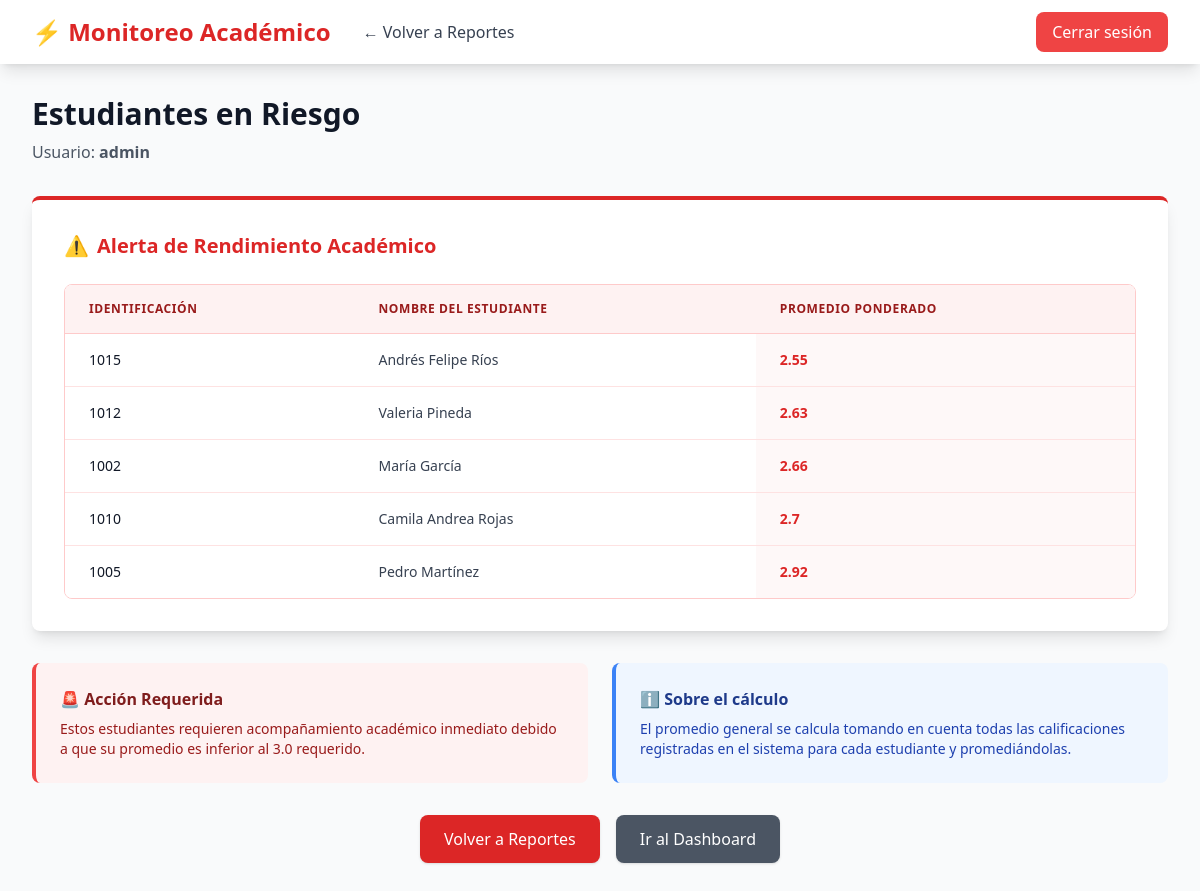
Page /reportes/riesgo (signed in) on the committed database.
### tables this page shows
CREATE TABLE estudiantes (
            id      TEXT PRIMARY KEY,
            nombre  TEXT NOT NULL,
            correo  TEXT NOT NULL UNIQUE
        );

### app.py (the view)
@app.route('/reportes/riesgo')
def reporte_riesgo():
    if 'usuario' not in session:
        return redirect(url_for('login'))
    estudiantes_riesgo = sistema.obtener_estudiantes_en_riesgo()
    return render_template('reporte_riesgo.html',
                         titulo='Estudiantes en Riesgo',
                         estudiantes=estudiantes_riesgo,
                         usuario=session.get('usuario'))

### models/sistema.py (called while the page is built)
    def _get_connection(self):
        conn = sqlite3.connect(self.db_path)
        conn.row_factory = sqlite3.Row
        conn.execute("PRAGMA foreign_keys = ON")
        return conn

    def obtener_estudiantes_en_riesgo(self):
        conn = self._get_connection()
        filas = conn.execute("""
            SELECT e.id, e.nombre, ROUND(AVG(c.nota), 2) AS promedio
            FROM estudiantes e
            JOIN calificaciones c ON e.id = c.estudiante_id
            GROUP BY e.id, e.nombre
            HAVING promedio < 3.0
            ORDER BY promedio ASC
        """).fetchall()
        conn.close()
        return [{"id": f["id"], "nombre": f["nombre"], "promedio": f["promedio"]} for f in filas]

### templates/reporte_riesgo.html (shortened to what this page needs)
<!DOCTYPE html>
<html lang="es">
<head>
    <script src="https://cdn.tailwindcss.com"></script>
</head>
<body class="bg-gray-50">
    <nav class="bg-white shadow-lg">
        <div class="max-w-7xl mx-auto px-4 sm:px-6 lg:px-8">
            <div class="flex justify-between h-16">
                <div class="flex items-center gap-8">
                    <div class="text-2xl font-bold text-red-600">⚡ Monitoreo Académico</div>
                    <a href="/reportes" class="text-gray-700 hover:text-red-600 transition">← Volver a Reportes</a>
                </div>
                <div class="flex items-center">
                    <a href="/logout" class="px-4 py-2 bg-red-500 text-white rounded-lg hover:bg-red-600 transition">Cerrar sesión</a>
                </div>
            </div>
        </div>
    </nav>
    <div class="max-w-7xl mx-auto px-4 sm:px-6 lg:px-8 py-8">
        <h1 class="text-3xl font-bold text-gray-900 mb-2">{{ titulo }}</h1>
        <p class="text-gray-600 mb-8">Usuario: <strong>{{ usuario }}</strong></p>
        <div class="bg-white rounded-lg shadow-lg p-8 border-t-4 border-red-600">
            <h2 class="text-xl font-bold text-red-600 mb-6 flex items-center">
                <span class="mr-2">⚠️</span> Alerta de Rendimiento Académico
            </h2>
            {% if estudiantes %}
            <div class="overflow-x-auto rounded-lg border border-red-200">
                <table class="min-w-full bg-white">
                    <thead class="bg-red-50">
                        <tr>
                            <th class="py-4 px-6 text-left text-xs font-bold text-red-800 uppercase tracking-wider border-b border-red-200">Identificación</th>
                            <th class="py-4 px-6 text-left text-xs font-bold text-red-800 uppercase tracking-wider border-b border-red-200">Nombre del Estudiante</th>
                            <th class="py-4 px-6 text-left text-xs font-bold text-red-800 uppercase tracking-wider border-b border-red-200">Promedio Ponderado</th>
                        </tr>
                    </thead>
                    <tbody class="divide-y divide-red-100">
                        {% for est in estudiantes %}
                        <tr class="hover:bg-red-50 transition">
                            <td class="py-4 px-6 text-sm font-medium text-gray-900">{{ est.id }}</td>
                            <td class="py-4 px-6 text-sm text-gray-700">{{ est.nombre }}</td>
                            <td class="py-4 px-6 text-sm font-bold text-red-600 bg-red-50/50">{{ est.promedio }}</td>
                        </tr>
                        {% endfor %}
                    </tbody>
                </table>
            </div>
            {% endif %}
        </div>
        <div class="mt-8 grid grid-cols-1 md:grid-cols-2 gap-6">
            <div class="bg-red-50 rounded-lg p-6 border-l-4 border-red-500">
                <h3 class="font-semibold text-red-900 mb-2">🚨 Acción Requerida</h3>
                <p class="text-red-800 text-sm">Estos estudiantes requieren acompañamiento académico inmediato debido a que su promedio es inferior al 3.0 requerido.</p>
            </div>
            <div class="bg-blue-50 rounded-lg p-6 border-l-4 border-blue-500">
                <h3 class="font-semibold text-blue-900 mb-2">ℹ️ Sobre el cálculo</h3>
                <p class="text-blue-800 text-sm">El promedio general se calcula tomando en cuenta todas las calificaciones registradas en el sistema para cada estudiante y promediándolas.</p>
            </div>
        </div>
        <div class="mt-8 text-center flex justify-center gap-4">
            <a href="/reportes" class="px-6 py-3 bg-red-600 text-white rounded-lg hover:bg-red-700 transition shadow font-medium">
                Volver a Reportes
            </a>
            <a href="/dashboard" class="px-6 py-3 bg-gray-600 text-white rounded-lg hover:bg-gray-700 transition shadow font-medium">
                Ir al Dashboard
            </a>
        </div>
    </div>
</body>
</html>

### rows in the picture
estudiantes: id "1015", nombre "Andrés Felipe Ríos", promedio "2.55"
estudiantes: id "1012", nombre "Valeria Pineda", promedio "2.63"
estudiantes: id "1002", nombre "María García", promedio "2.66"
estudiantes: id "1010", nombre "Camila Andrea Rojas", promedio "2.7"
estudiantes: id "1005", nombre "Pedro Martínez", promedio "2.92"

### other values in the picture
{{ titulo }} "Estudiantes en Riesgo"
{{ usuario }} "admin"
